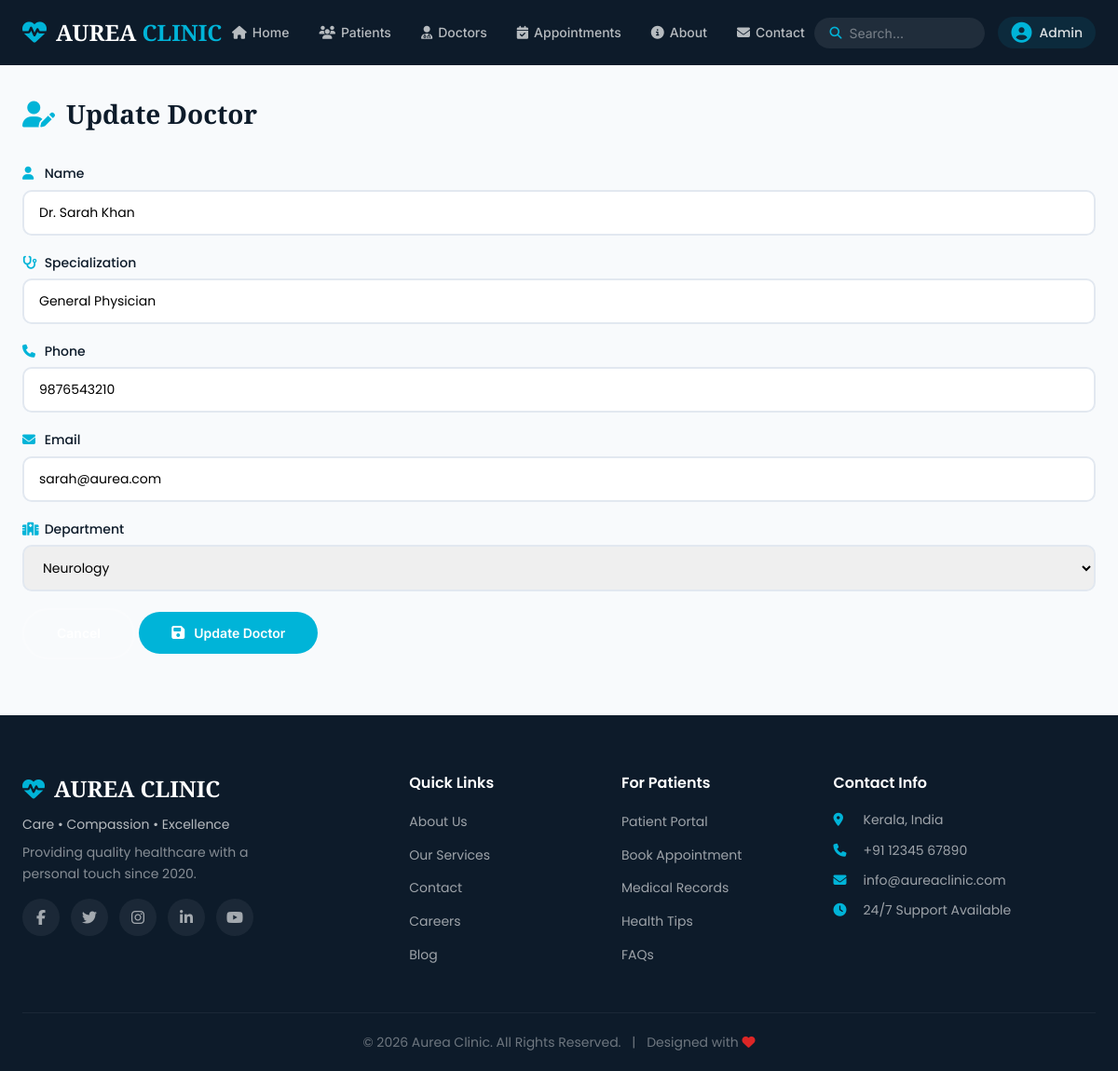
The page /doctors/update/1/ on the database its author committed.
### doctors/models.py (models this page shows, shortened)
class Doctor(models.Model):
    name = models.CharField(max_length=100)
    specialization = models.CharField(max_length=100)
    phone = models.CharField(max_length=15)
    email = models.EmailField()
    department = models.ForeignKey(
        Department,
        on_delete=models.CASCADE
    )

class Department(models.Model):
    name = models.CharField(max_length=100)

### doctors/views.py (the view, shortened to what this page needs)
# urls.py: path('update/<int:pk>/', views.doctor_update, name='doctor_update'),
def doctor_update(request, pk):
    doctor = get_object_or_404(Doctor, id=pk)
    departments = Department.objects.all()
    return render(request, 'doctors/update.html', {
        'doctor': doctor,
        'departments': departments
    })

### templates/doctors/update.html (shortened to what this page needs)
{% extends 'base.html' %}
{% load static %}
{% block content %}
<section class="page-section">
  <div class="container">
    <div class="page-header">
      <h1 class="page-title">
        <i class="fas fa-user-edit"></i> Update Doctor
      </h1>
    </div>
    <div class="booking-card">
      <form method="POST">
        <div class="form-group">
          <label>
            <i class="fas fa-user"></i> Name
          </label>
          <input
            type="text"
            name="name"
            value="{{ doctor.name }}"
            class="form-input"
            required
          />
        </div>
        <div class="form-group">
          <label>
            <i class="fas fa-stethoscope"></i> Specialization
          </label>
          <input
            type="text"
            name="specialization"
            value="{{ doctor.specialization }}"
            class="form-input"
            required
          />
        </div>
        <div class="form-group">
          <label>
            <i class="fas fa-phone"></i> Phone
          </label>
          <input
            type="text"
            name="phone"
            value="{{ doctor.phone }}"
            class="form-input"
            required
          />
        </div>
        <div class="form-group">
          <label>
            <i class="fas fa-envelope"></i> Email
          </label>
          <input
            type="email"
            name="email"
            value="{{ doctor.email }}"
            class="form-input"
            required
          />
        </div>
        <div class="form-group">
          <label>
            <i class="fas fa-hospital"></i> Department
          </label>
          <select name="department" class="form-input" required>
            {% for department in departments %}
              <option
                value="{{ department.id }}"
                {% if doctor.department.id == department.id %}
                  selected
                {% endif %}
              >
                {{ department.name }}
              </option>
            {% endfor %}
          </select>
        </div>
        <div class="form-actions">
          <a
            href="{% url 'doctor_list' %}"
            class="btn btn-secondary"
          >
          </a>
          <button
            type="submit"
            class="btn btn-primary"
          >
            <i class="fas fa-save"></i>
            Update Doctor
          </button>
        </div>
      </form>
    </div>
  </div>
</section>
{% endblock %}

### static/css/style.css (style rules this page uses)
:root { --primary: #0D1B2A; --secondary: #1B4965; --accent: #00B4D8; --accent-dark: #0090b3; --bg: #F8FAFC; --white: #FFFFFF; --text: #0D1B2A; --text-light: #64748B; --success: #16A34A; --danger: #DC2626; --warning: #D97706; --shadow: 0 8px 30px rgba(0, 0, 0, 0.08); --shadow-hover: 0 12px 40px rgba(0, 0, 0, 0.15); --radius: 16px; --transition: all 0.3s cubic-bezier(0.4, 0, 0.2, 1); }
* { margin: 0; padding: 0; box-sizing: border-box; }
html { scroll-behavior: smooth; }
body { font-family: 'Poppins', sans-serif; background: var(--bg); color: var(--text); line-height: 1.6; min-height: 100vh; display: flex; flex-direction: column; }
.container { max-width: 1200px; margin: 0 auto; padding: 0 24px; }
.btn { display: inline-flex; align-items: center; gap: 10px; padding: 14px 35px; border-radius: 50px; text-decoration: none; font-family: 'Inter', sans-serif; font-weight: 600; font-size: 14px; transition: var(--transition); border: none; cursor: pointer; }
.btn-primary { background: var(--accent); color: #fff; }
.btn-secondary { background: rgba(255, 255, 255, 0.1); color: #fff; border: 2px solid rgba(255, 255, 255, 0.2); }
.btn i { font-size: 16px; }
.page-title { font-family: 'Cinzel', serif; font-size: 28px; color: var(--text); margin: 30px 0 24px; display: flex; align-items: center; gap: 12px; }
.page-title i { color: var(--accent); }
.page-section { padding: 30px 0 60px; }
.page-header { display: flex; justify-content: space-between; align-items: center; margin-bottom: 30px; flex-wrap: wrap; gap: 15px; }
.page-title { font-family: 'Cinzel', serif; font-size: 28px; color: var(--text); display: flex; align-items: center; gap: 12px; margin: 0; }
.form-group { margin-bottom: 18px; }
.form-group label { display: block; font-weight: 500; font-size: 14px; color: var(--text); margin-bottom: 6px; }
.form-group label i { color: var(--accent); width: 20px; }
.form-input, .form-textarea { width: 100%; padding: 12px 16px; border: 2px solid #E2E8F0; border-radius: 10px; font-size: 14px; font-family: 'Poppins', sans-serif; transition: var(--transition); }

### rows shown on the page
Doctor: name "Dr. Sarah Khan", specialization "General Physician", phone "9876543210", email "sarah@aurea.com", department "Neurology"
